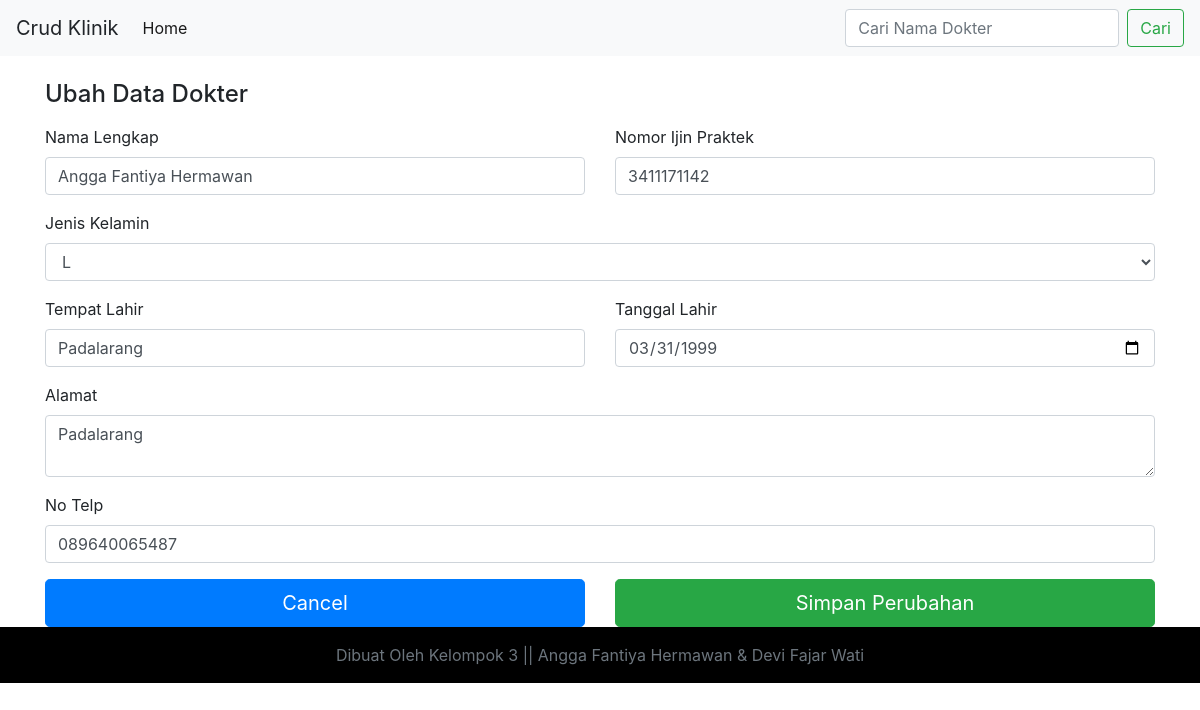
The app's page /index.php/DataDokter/edit/3 with its own data.
### tables this page shows
CREATE TABLE IF NOT EXISTS `dokter` (
  `idDokter` int(11) NOT NULL AUTO_INCREMENT,
  `namaDokter` varchar(55) NOT NULL,
  `jenisKelamin` enum('L','P') NOT NULL,
  `tempatLahir` text NOT NULL,
  `tglLahir` date NOT NULL,
  `alamat` text NOT NULL,
  `noTelp` varchar(13) NOT NULL,
  `noIjinPraktek` varchar(20) NOT NULL,
  PRIMARY KEY (`idDokter`)
);

### application/controllers/DataDokter.php (called while the page is built, shortened)
<?php
Class DataDokter extends CI_Controller{
    public function __construct(){
        $this->load->model('M_kelolaDataDokter');
        $this->load->helper('url');
    }
    public function edit(){
    	$idDokter=$this->uri->segment(3);
    	$data['query'] = $this->M_kelolaDataDokter->editDataDokter($idDokter);
    	$this->load->view('crud_edit',$data);
    }
}
?>

### index.php (called while the page is built, shortened)
<?php
require_once BASEPATH.'core/CodeIgniter.php';

### application/models/M_kelolaDataDokter.php (called while the page is built, shortened)
<?php
Class M_kelolaDataDokter extends CI_Model{
    public function editDataDokter($idDokter)
    {
    	$query = $this->db->get_where('dokter',array('idDokter'=>$idDokter));
    	return $query;
    }
}
?>

### application/views/crud_edit.php (the view, shortened to what this page needs)
<!doctype html>
<html>
<head lang="en">
	<link rel="stylesheet" type="text/css" href="assets/css/bootstrap.min.css">
</head>
<body>
	<nav class="navbar navbar-expand-lg navbar-light bg-light">
		<a class="navbar-brand">Crud Klinik</a>
		  <div class="collapse navbar-collapse" id="navbarSupportedContent">
		    <ul class="navbar-nav mr-auto">
		      <li class="nav-item active">
		        <a class="nav-link" href="#">Home <span class="sr-only">(current)</span></a>
		      </li>
		    </ul>
		    <form class="form-inline my-2 my-lg-0" action="<?php echo base_url('index.php/DataDokter/hasil');?>" action="GET">
		      <input class="form-control mr-sm-2" type="search" placeholder="Cari Nama Dokter" name="cari" aria-label="Search">
		      <input class="btn btn-outline-success my-2 my-sm-0" type="submit" value="Cari"></button>
		    </form>
		  </div>
	</nav>
	<div class="container">
		<div class="row">
        <div class="col-md-12 order-md-1">
        	<br>
          <h4 class="mb-3">Ubah Data Dokter</h4>
          <form class="needs-validation" action="<?php echo base_url('index.php/DataDokter/update'); ?>" method="POST">
          <?php foreach ($query->result() as $baris) { ?>
            <div class="row">
              <div class="col-md-6 mb-3">
                <label for="firstName">Nama Lengkap</label>
                <input type="text" class="form-control" name="namaDokter" value="<?php echo $baris->namaDokter;?>"  placeholder="" value="" required="">
              </div>
              <div class="col-md-6 mb-3">
                <label for="lastName">Nomor Ijin Praktek</label>
                <input type="text" class="form-control" name="noIjinPraktek" value="<?php echo $baris->noIjinPraktek; ?>" placeholder="" value="" required="">
              </div>
            </div>
            <div class="mb-3">
              <label for="username">Jenis Kelamin</label>
              <div class="input-group">
              	<select name="jenisKelamin" class="form-control">
              		<option value="<?php echo $baris->jenisKelamin;?>"><?php echo $baris->jenisKelamin;?></option>
              	</select>
              </div>
            </div>
            <div class="row">
              <div class="col-md-6 mb-3">
                <label for="firstName">Tempat Lahir</label>
                <input type="text" class="form-control" name="tempatLahir" value="<?php echo $baris->tempatLahir;?>" placeholder="" value="" required="">
              </div>
              <div class="col-md-6 mb-3">
                <label for="lastName">Tanggal Lahir</label>
                <input type="date" class="form-control" name="tglLahir" value="<?php echo $baris->tglLahir; ?>" placeholder="" value="" required="">
              </div>
            </div>
            <div class="mb-3">
              <label for="address">Alamat</label>
              <textarea class="form-control" name="alamat" ><?php echo $baris->alamat; ?></textarea>
            </div>
            <div class="mb-3">
              <label for="address">No Telp</label>
              <input type="text" class="form-control" name="noTelp" value="<?php echo $baris->noTelp; ?>">
            </div>
              </div>
            </div>
            <div class="row">
            <div class="col-md-6">
            <a href="index.php"class="btn btn-primary btn-lg btn-block">Cancel</a>
            </div>
            <div class="col-md-6">
            <button class="btn btn-success btn-lg btn-block" type="submit">Simpan Perubahan</button>
            </div>
            </div>
            <?php } ?>
        </div>
  <footer class="footer mt-auto py-3"style="color:white; background:black;">
    <div class="container">
      <span class="text-muted" style="color:white"><center>Dibuat Oleh Kelompok 3 || Angga Fantiya Hermawan & Devi Fajar Wati</center></span>
    </div>
  </footer>
</body>
</html>

### records on screen
dokter: namaDokter "Angga Fantiya Hermawan", noIjinPraktek "3411171142", jenisKelamin "L", tempatLahir "Padalarang", tglLahir "03/31/1999", alamat "Padalarang", noTelp "089640065487"
